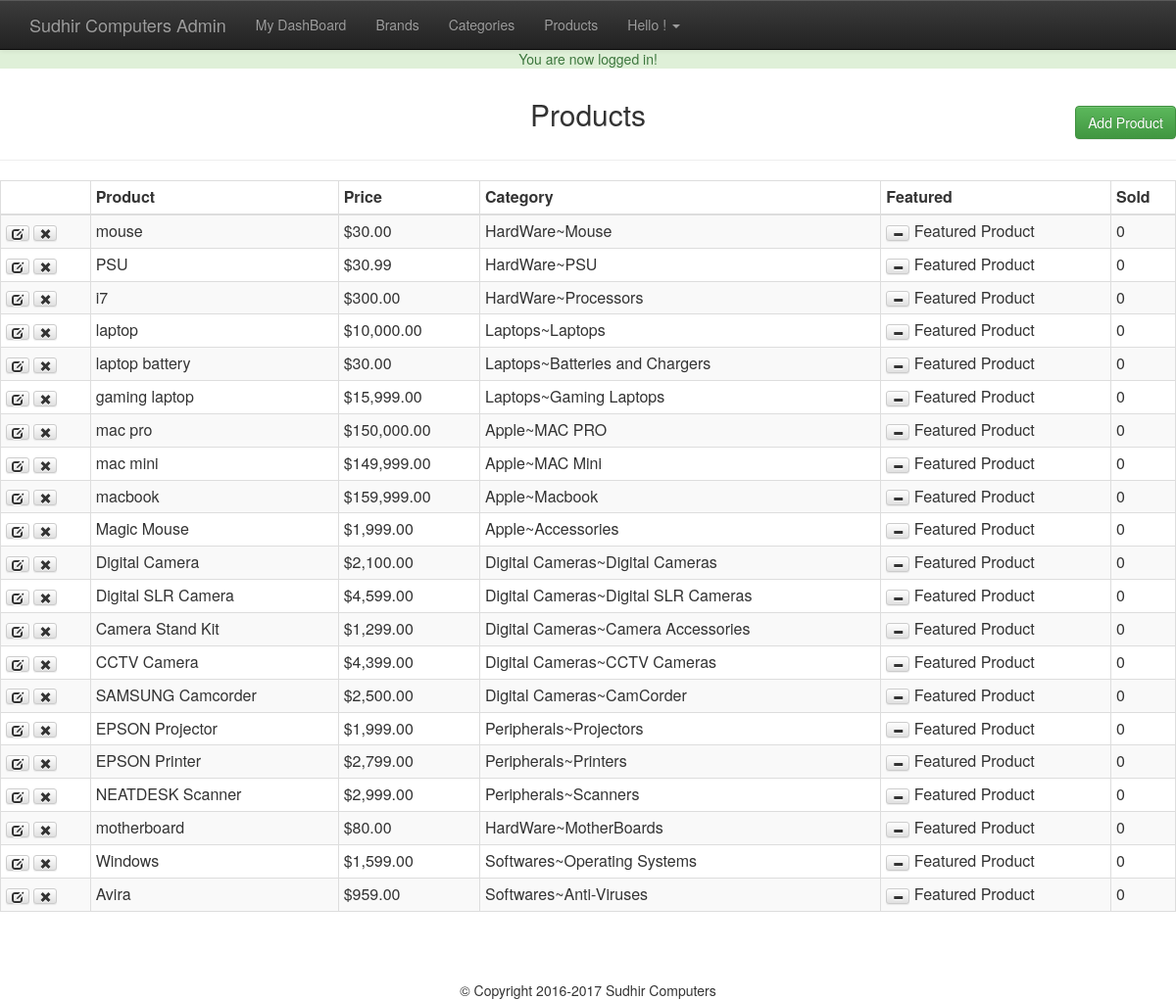
/admin/products.php (signed in), run on the app's committed database.
### tables this page shows
CREATE TABLE `products` (
  `id` int(11) NOT NULL,
  `title` varchar(255) NOT NULL,
  `price` decimal(10,2) NOT NULL,
  `list_price` decimal(10,2) NOT NULL,
  `brand` int(11) NOT NULL,
  `categories` varchar(255) NOT NULL,
  `image` text NOT NULL,
  `description` text NOT NULL,
  `featured` tinyint(4) NOT NULL DEFAULT '0',
  `sizes` text NOT NULL,
  `deleted` tinyint(4) NOT NULL DEFAULT '0'
);

### helpers/helpers.php (called while the page is built, shortened)
<?php
function money($number){
    return '$'.number_format($number,2);
}

### admin/products.php (the view, shortened to what this page needs)
<link  href="../fotorama-4.6.4/fotorama.css" rel="stylesheet">
<?php require_once $_SERVER['DOCUMENT_ROOT'].'/sudhircomputers/core/init.php';
    include 'includes/head.php';
    include 'includes/navigation.php';
    $dbpath='';
    if(isset($_GET['add']) || isset($_GET['edit'])){
        $brandQuery=$db->query("select * from brand order by brand");
        $parentQuery=$db->query("select * from categories where parent=0 order by category");
        $title=((isset($_POST['title']) && $_POST['title'] != '')?sanitize($_POST['title']):'');
        $brand=((isset($_POST['brand']) && !empty($_POST['brand']))?sanitize($_POST['brand']):'');
        $parent=((isset($_POST['parent']) && !empty($_POST['parent']))?sanitize($_POST['parent']):'');
        $category=((isset($_POST['child'])) && !empty($_POST['child'])?sanitize($_POST['child']):'');
        $price=((isset($_POST['price']) && $_POST['price'] != '')?sanitize($_POST['price']):'');
        $list_price=((isset($_POST['list_price']) && $_POST['list_price'] != '')?sanitize($_POST['list_price']):'');
        $description=((isset($_POST['description']) && $_POST['description'] != '')?sanitize($_POST['description']):'');
        $sizes=((isset($_POST['sizes']) && $_POST['sizes'] != '')?sanitize($_POST['sizes']):'');
        $sizes=rtrim($sizes,',');
        $saved_image='';
        if(isset($_GET['edit'])){
            $edit_id=(int)$_GET['edit'];
            $productResults=$db->query("select * from products where id='$edit_id'");
            $product=mysqli_fetch_assoc($productResults);
            if(isset($_GET['delete_image'])){
                $imgi=(int)$_GET['imgi']-1;
                $images=explode(',',$product['image']);
                $image_url=$_SERVER['DOCUMENT_ROOT'].$images[$imgi];
                unlink($image_url);
                unset($images[$imgi]);
                $imageString=implode(',',$images);
                $db->query("update products set image = '{$imageString}' where id='$edit_id'");
                header('Location: products.php?edit='.$edit_id);
            }
            $category=((isset($_POST['child']) && $_POST['child'] != '')?sanitize($_POST['child']):$product['categories']);
            $title=((isset($_POST['title']) && $_POST['title'] != '')?sanitize($_POST['title']):$product['title']);
            $brand=((isset($_POST['brand']) && $_POST['brand'] != '')?sanitize($_POST['brand']):$product['brand']);
            $parentQ=$db->query("select * from categories where id='$category'");
            $parentResult=mysqli_fetch_assoc($parentQ);
            $parent=((isset($_POST['parent']) && $_POST['parent'] != '')?sanitize($_POST['parent']):$parentResult['parent']);
            $price=((isset($_POST['price']) && $_POST['price'] != '')?sanitize($_POST['price']):$product['price']);
            $list_price=((isset($_POST['list_price']))?sanitize($_POST['list_price']):$product['list_price']);
            $description=((isset($_POST['description']))?sanitize($_POST['description']):$product['description']);
            $sizes=((isset($_POST['sizes']) && $_POST['sizes'] != '')?sanitize($_POST['sizes']):$product['sizes']);
            $sizes=rtrim($sizes,',');
            $saved_image=(($product['image'] != '')?$product['image']:'');
            $dbpath=$saved_image;
        }
        if(!empty($sizes)){
                $sizeString=sanitize($sizes);
                $sizeString=rtrim($sizeString,',');
                $sizesArray=explode(',',$sizeString);
                $sArray=array();
                $qArray=array();
                $tArray=array();
                foreach($sizesArray as $ss){
                $s=explode(':',$ss);
                $sArray[]=$s[0];
                $qArray[]=$s[1];
                $tArray[]=$s[2];
                }
            }else{
                $sizesArray=array();
            }
        if($_POST){
            $errors=array();
            $required=array('title','brand','price','child','sizes');
            $allowed=array('png','jpg','jpeg','gif');
            $uploadPath=array();
            $tmpLoc=array();
            foreach($required as $field){
                if($_POST[$field]==''){
                    $errors[]='All Fields with and Astrisk are required.';
                    break;
                }
            }
            $photoCount=count($_FILES['photo']['name']);
            if($photoCount>0){
                for($i=0;$i<$photoCount;$i++){
                $name=$_FILES['photo']['name'][$i];
                $nameArray=explode('.',$name);
                $fileName=$nameArray[0];
                $fileExt=$nameArray[1];
                $mime=explode('/',$_FILES['photo']['type'][$i]);
                $mimeType=$mime[0];
                $mimeExt=$mime[1];
                $tmpLoc[] =$_FILES['photo']['tmp_name'][$i];
                $fileSize=$_FILES['photo']['size'][$i];
                $uploadName=md5(microtime().$i).'.'.$fileExt;
                $uploadPath[]=BASEURL.'images/'.$uploadName;
                if($i!=0){
                    $dbpath .=',';
                }
                $dbpath .='/sudhircomputers/images/'.$uploadName;
                if($mimeType != 'image'){
                    $errors[]='The file must be an image';
                }
                if(!in_array($fileExt,$allowed)){
                    $errors[]='The file extension must be a png,jpg,jpeg, or gif.';
                }
                if($fileSize > 1500000){
                  $errors[]='The file must be under 15MB.';
                }
                if($fileExt != $mimeExt && ($mimeExt == 'jpeg' && $fileExt != 'jpg')){
                    $errors[]='File extension does not match the file.';
                }
                }
            }
            if(!empty($errors)){
                echo display_errors($errors);
            }else{
                if($photoCount>0){
                    for($i=0;$i<$photoCount;$i++){
                        move_uploaded_file($tmpLoc[$i],$uploadPath[$i]);
                    }
                }
                if(isset($_GET['add'])){
                    $insertSql="insert into products (title,price,list_price,brand,categories,sizes,image,description) values ('$title','$price','$list_price','$brand','$category','$sizes','$dbpath','$description')";
                }
                if(isset($_GET['edit'])){
                    $insertSql="update products set title='$title',price='$price',list_price='$list_price',brand='$brand',categories='$category',sizes='$sizes',image='$dbpath',description='$description' where id='$edit_id'";
                }
                $db->query($insertSql);
                header('Location: products.php');
            }
        }
        ?>
    <br>
    <h2 class="text-center"><?=((isset($_GET['edit']))?'Edit':'Add a new');?> Product</h2>
    <form action="products.php?add=<?=((isset($_GET['edit']))?'edit='.$edit_id:'add=1');?>" method="post" enctype="multipart/form-data">
        <div class="form-group col-md-3">
            <label for="title">Title*:</label>
            <input type="text" name="title" class="form-control" id="title" value="<?=$title;?>">
        </div>
        <div class="form-group col-md-3">
            <label for="brand">Brand*:</label>
            <select class="form-control" id="brand" name="brand">
                <option value=""<?=(($brand=='')?' selected':'');?>></option>
                <?php while($b=mysqli_fetch_assoc($brandQuery)): ?>
                    <option value="<?=$b['id'];?>"<?=(($brand==$b['id'])?' selected':''); ?>><?=$b['brand'];?></option>
                <?php endwhile; ?>
            </select>
        </div>
        <div class="form-group col-md-3">
            <label for="parent">Parent Category*:</label>
            <select class="form-control" id="parent" name="parent">
                <option value=""<?=(($parent=='')?' selected':'');?>></option>
                <?php while($p=mysqli_fetch_assoc($parentQuery)): ?>
                    <option value="<?=$p['id'];?>"<?=(($parent==$p['id'])?' selected':'');?>><?=$p['category'];?></option>
                <?php endwhile; ?>
            </select>
        </div>
        <div class="form-group col-md-3">
            <label for="child">Child Category*:</label>
            <select id="child" name="child" class="form-control">
            </select>
        </div>
        <div class="form-group col-md-3">
            <label for="price">Price*:</label>
            <input type="text" id="price" name="price" class="form-control" value="<?=$price;?>">
        </div>
        <div class="form-group col-md-3">
            <label for="list_price">List Price:</label>
            <input type="text" id="list_price" name="list_price" class="form-control" value="<?=$list_price;?>">
        </div>
        <div class="form-group col-md-3">
            <label>Quantity & Sizes*:</label>
            <button class="btn btn-default form-control" onclick="jQuery('#sizesModal').modal('toggle');return false;">Quantity & Sizes</button>
        </div>
        <div class="form-group col-md-3">
            <label for="sizes">Sizes & Qty Preview</label>
            <input type="text" class="form-control" name="sizes" id="sizes" value="<?=$sizes;?>" readonly>
        </div>
        <div class="form-group col-md-6">
            <?php if($saved_image != ''): ?>
            <?php $imgi=1;
                $images=explode(',',$saved_image);
            ?>
            <?php foreach($images as $image): ?>
                <div class="saved-image col-md-4">
                    <img src="<?=$image;?>" alt="saved image"><br>
                    <a href="products.php?delete_image=1&edit=<?=$edit_id;?>&imgi=<?=$imgi;?>" class="text-danger">Delete Image</a>
                </div>
            <?php
                $imgi++;
                endforeach; ?>
            <?php else: ?>
            <label for="photo">Product Photo:</label>
            <input type="file" name="photo[]" id="photo" class="form-control" multiple>
            <?php endif; ?>
        </div>
        <div class="form-group col-md-6">
            <label for="description">Description:</label>
            <textarea id="description" name="description" class="form-control" rows="6"><?=$description;?></textarea>
        </div>
        <div class="form-group pull-right">
            <a href="products.php" class="btn btn-default">Cancel</a>
            <input type="submit" value="<?=((isset($_GET['edit']))?'Edit':'Add');?> Product" class="btn btn-success pull-right">
        </div><div class="clearfix"></div>
    </form>
    <div class="modal fade moda-lg" id="sizesModal" tabindex="-1" role="dialog" aria-labelledby="sizesModalLabel" aria-hidden="true">
      <div class="modal-dialog" role="document">
        <div class="modal-content">
          <div class="modal-header">
            <button type="button" class="close" data-dismiss="modal" aria-label="Close"><span aria-hidden="true">&times;</span></button>
            <h4 class="modal-title" id="sizesModalLabel">Sizes & Quantity</h4>
          </div>
          <div class="modal-body">
              <div class="container-fluid">
              <?php for($i=1;$i<=12;$i++): ?>
                <div class="form-group col-md-2">
                    <label for="size<?=$i;?>">Size:</label>
                    <input type="text" name="size<?=$i;?>" id="size<?=$i;?>" value="<?=((!empty($sArray[$i-1]))?implode($sArray):'');?>" class="form-control">
                </div>
                <div class="form-group col-md-2">
                    <label for="qty<?=$i;?>">Quantity:</label>
                    <input type="number" name="qty<?=$i;?>" id="qty<?=$i;?>" value="<?=((!empty($qArray[$i-1]))?$qArray:'');?>" min="0" class="form-control">
                </div>
                  <div class="form-group col-md-2">
                      <label for="threshold<?=$i;?>">Threshold:</label>
                    <input type="number" name="threshold<?=$i;?>" id="threshold<?=$i;?>" value="<?=((!empty($tArray[$i-1]))?$tArray:'');?>" min="0" class="form-control">
                </div>
              <?php endfor; ?>
              </div>
          </div>
          <div class="modal-footer">
            <button type="button" class="btn btn-default" data-dismiss="modal">Close</button>
            <button type="button" class="btn btn-primary" onclick="updateSizes();jQuery('#sizesModal').modal('toggle');return false;">Save changes</button>
          </div>
        </div>
      </div>
    </div>
<?php    }else{
    $sql="select * from products where deleted =0";
    $presults=$db->query($sql);
?>
<h2 class="text-center">Products</h2>
<a href="products.php?add=1" class="btn btn-success pull-right" id="add-product-btn">Add Product</a><div class="clearfix"></div>
<hr>
<table class="table table-bordered table-condensed table-striped">
    <thead><th></th><th>Product</th><th>Price</th><th>Category</th><th>Featured</th><th>Sold</th></thead>
    <tbody>
        <?php while($product=mysqli_fetch_assoc($presults)):
            $childID=$product['categories'];
            $catSql="select * from categories where id='$childID'";
            $result=$db->query($catSql);
            $child=mysqli_fetch_assoc($result);
            $parentID=$child['parent'];
            $pSql="select * from categories where id='$parentID'";
            $presult=$db->query($pSql);
            $parent=mysqli_fetch_assoc($presult);
            $category=$parent['category'].'~'.$child['category'];
        ?>
        <tr>
            <td>
                <a href="products.php?edit=<?=$product['id']; ?>" class="btn btn-xs btn-default"><span class="glyphicon glyphicon-edit"></span></a>
                <a href="products.php?delete=<?=$product['id']; ?>" class="btn btn-xs btn-default"><span class="glyphicon glyphicon-remove"></span></a>
            </td>
            <td><?=$product['title']; ?></td>
            <td><?=money($product['price']); ?></td>
            <td><?=$category; ?></td>
            <td><a href="products.php?featured=<?=(($product['featured']==0)?'1':'0'); ?>&id=<?=$product['id']; ?>" class="btn btn-xs btn-default"><span class="glyphicon glyphicon-<?=(($product['featured']==1)?'minus':'plus'); ?>"></span></a>&nbsp;<?=(($product['featured']==1)?'Featured Product':''); ?></td>
            <td>0</td>
        </tr>
        <?php endwhile; ?>
    </tbody>
</table>
<?php } include 'includes/footer.php'; ?>

### css/main.css (style rules this page uses)
body { padding-top: 50px; }
#add-product-btn { margin-top: -35px; }

### data on the page
products: title "mouse", price "$30.00", category "HardWare~Mouse", featured 1 (drawn)
products: title "PSU", price "$30.99", category "HardWare~PSU", featured 1 (drawn)
products: title "i7", price "$300.00", category "HardWare~Processors", featured 1 (drawn)
products: title "laptop", price "$10,000.00", category "Laptops~Laptops", featured 1 (drawn)
products: title "laptop battery", price "$30.00", category "Laptops~Batteries and Chargers", featured 1 (drawn)
products: title "gaming laptop", price "$15,999.00", category "Laptops~Gaming Laptops", featured 1 (drawn)
products: title "mac pro", price "$150,000.00", category "Apple~MAC PRO", featured 1 (drawn)
products: title "mac mini", price "$149,999.00", category "Apple~MAC Mini", featured 1 (drawn)
products: title "macbook", price "$159,999.00", category "Apple~Macbook", featured 1 (drawn)
products: title "Magic Mouse", price "$1,999.00", category "Apple~Accessories", featured 1 (drawn)
products: title "Digital Camera", price "$2,100.00", category "Digital Cameras~Digital Cameras", featured 1 (drawn)
products: title "Digital SLR Camera", price "$4,599.00", category "Digital Cameras~Digital SLR Cameras", featured 1 (drawn)
products: title "Camera Stand Kit", price "$1,299.00", category "Digital Cameras~Camera Accessories", featured 1 (drawn)
products: title "CCTV Camera", price "$4,399.00", category "Digital Cameras~CCTV Cameras", featured 1 (drawn)
products: title "SAMSUNG Camcorder", price "$2,500.00", category "Digital Cameras~CamCorder", featured 1 (drawn)
products: title "EPSON Projector", price "$1,999.00", category "Peripherals~Projectors", featured 1 (drawn)
products: title "EPSON Printer", price "$2,799.00", category "Peripherals~Printers", featured 1 (drawn)
products: title "NEATDESK Scanner", price "$2,999.00", category "Peripherals~Scanners", featured 1 (drawn)
products: title "motherboard", price "$80.00", category "HardWare~MotherBoards", featured 1 (drawn)
products: title "Windows", price "$1,599.00", category "Softwares~Operating Systems", featured 1 (drawn)
products: title "Avira", price "$959.00", category "Softwares~Anti-Viruses", featured 1 (drawn)

### other printed values
$_SESSION['success_flash'] "You are now logged in!"
